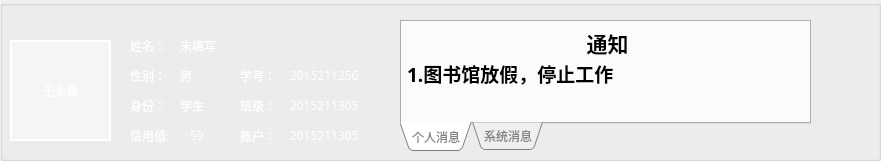
    <widget class="QGroupBox" name="personal_information">
     <property name="enabled">
      <bool>true</bool>
     </property>
     <property name="geometry">
      <rect>
       <x>10</x>
       <y>0</y>
       <width>881</width>
       <height>161</height>
      </rect>
     </property>
     <property name="font">
      <font>
       <family>等线</family>
       <pointsize>9</pointsize>
       <weight>50</weight>
       <italic>false</italic>
       <bold>false</bold>
      </font>
     </property>
     <property name="styleSheet">
      <string notr="true">color:white;

font: 9pt &quot;等线&quot;;
</string>
     </property>
     <property name="title">
      <string/>
     </property>
     <property name="flat">
      <bool>false</bool>
     </property>
     <property name="checkable">
      <bool>false</bool>
     </property>
     <widget class="QLabel" name="label_pic">
      <property name="geometry">
       <rect>
        <x>10</x>
        <y>40</y>
        <width>101</width>
        <height>101</height>
       </rect>
      </property>
      <property name="sizePolicy">
       <sizepolicy hsizetype="Expanding" vsizetype="Expanding">
        <horstretch>0</horstretch>
        <verstretch>0</verstretch>
       </sizepolicy>
      </property>
      <property name="minimumSize">
       <size>
        <width>0</width>
        <height>0</height>
       </size>
      </property>
      <property name="maximumSize">
       <size>
        <width>1000</width>
        <height>1000</height>
       </size>
      </property>
      <property name="autoFillBackground">
       <bool>false</bool>
      </property>
      <property name="styleSheet">
       <string notr="true">background-color: rgba(255,255,255,50%);
font: 75 13pt &quot;Adobe Arabic&quot;;
border:2px groove rgb(255,255,255,0,0);</string>
      </property>
      <property name="frameShape">
       <enum>QFrame::Box</enum>
      </property>
      <property name="text">
       <string>无头像</string>
      </property>
      <property name="scaledContents">
       <bool>true</bool>
      </property>
      <property name="alignment">
       <set>Qt::AlignCenter</set>
      </property>
     </widget>
     <widget class="QTabWidget" name="tabWidget">
      <property name="geometry">
       <rect>
        <x>400</x>
        <y>20</y>
        <width>411</width>
        <height>131</height>
       </rect>
      </property>
      <property name="font">
       <font>
        <family>等线</family>
        <pointsize>9</pointsize>
        <weight>50</weight>
        <italic>false</italic>
        <bold>false</bold>
       </font>
      </property>
      <property name="cursor">
       <cursorShape>PointingHandCursor</cursorShape>
      </property>
      <property name="styleSheet">
       <string notr="true">color:gray;
background-image: url(:/background/resourse/b_W.png);
</string>
      </property>
      <property name="tabPosition">
       <enum>QTabWidget::South</enum>
      </property>
      <property name="tabShape">
       <enum>QTabWidget::Triangular</enum>
      </property>
      <property name="currentIndex">
       <number>0</number>
      </property>
      <property name="documentMode">
       <bool>false</bool>
      </property>
      <property name="tabsClosable">
       <bool>false</bool>
      </property>
      <property name="movable">
       <bool>false</bool>
      </property>
      <property name="tabBarAutoHide">
       <bool>true</bool>
      </property>
      <widget class="QWidget" name="tab">
       <property name="styleSheet">
        <string notr="true">font: 9pt &quot;ADMUI3Lg&quot;;</string>
       </property>
       <attribute name="title">
        <string>个人消息</string>
       </attribute>
       <widget class="QTextBrowser" name="textBrowser">
        <property name="geometry">
         <rect>
          <x>0</x>
          <y>0</y>
          <width>411</width>
          <height>111</height>
         </rect>
        </property>
        <property name="font">
         <font>
          <family>Adobe Arabic</family>
          <pointsize>13</pointsize>
          <weight>9</weight>
          <italic>false</italic>
          <bold>false</bold>
         </font>
        </property>
        <property name="styleSheet">
         <string notr="true">background-color: rgba(255,255,255, 0%);
font: 75 13pt &quot;Adobe Arabic&quot;;
background-image: url(:/background/resourse/b_W.png);
color:rgb(0, 0, 0)</string>
        </property>
        <property name="html">
         <string>&lt;!DOCTYPE HTML PUBLIC &quot;-//W3C//DTD HTML 4.0//EN&quot; &quot;http://www.w3.org/TR/REC-html40/strict.dtd&quot;&gt;
&lt;html&gt;&lt;head&gt;&lt;meta name=&quot;qrichtext&quot; content=&quot;1&quot; /&gt;&lt;style type=&quot;text/css&quot;&gt;
p, li { white-space: pre-wrap; }
&lt;/style&gt;&lt;/head&gt;&lt;body style=&quot; font-family:'Adobe Arabic'; font-size:13pt; font-weight:72; font-style:normal;&quot;&gt;
&lt;p align=&quot;center&quot; style=&quot; margin-top:0px; margin-bottom:0px; margin-left:0px; margin-right:0px; -qt-block-indent:0; text-indent:0px;&quot;&gt;&lt;span style=&quot; font-family:'等线'; font-size:16pt; font-weight:600;&quot;&gt;通知&lt;/span&gt;&lt;/p&gt;
&lt;p style=&quot; margin-top:0px; margin-bottom:0px; margin-left:0px; margin-right:0px; -qt-block-indent:0; text-indent:0px;&quot;&gt;&lt;span style=&quot; font-family:'等线'; font-size:14pt; font-weight:600;&quot;&gt;1.图书馆放假，停止工作&lt;/span&gt;&lt;/p&gt;&lt;/body&gt;&lt;/html&gt;</string>
        </property>
       </widget>
      </widget>
      <widget class="QWidget" name="tab_2">
       <attribute name="title">
        <string>系统消息</string>
       </attribute>
      </widget>
     </widget>
     <widget class="QLabel" name="label_1">
      <property name="geometry">
       <rect>
        <x>130</x>
        <y>30</y>
        <width>51</width>
        <height>31</height>
       </rect>
      </property>
      <property name="font">
       <font>
        <family>等线</family>
        <pointsize>9</pointsize>
        <weight>50</weight>
        <italic>false</italic>
        <bold>false</bold>
       </font>
      </property>
      <property name="styleSheet">
       <string notr="true">background-color: rgba(255,255,255, 0%);
</string>
      </property>
      <property name="text">
       <string>姓名：</string>
      </property>
     </widget>
     <widget class="QLabel" name="label_2">
      <property name="geometry">
       <rect>
        <x>130</x>
        <y>60</y>
        <width>51</width>
        <height>31</height>
       </rect>
      </property>
      <property name="font">
       <font>
        <family>等线</family>
        <pointsize>9</pointsize>
        <weight>50</weight>
        <italic>false</italic>
        <bold>false</bold>
       </font>
      </property>
      <property name="styleSheet">
       <string notr="true">background-color: rgba(255,255,255, 0%);
</string>
      </property>
      <property name="text">
       <string>性别：</string>
      </property>
     </widget>
     <widget class="QLabel" name="label_3">
      <property name="geometry">
       <rect>
        <x>130</x>
        <y>90</y>
        <width>51</width>
        <height>31</height>
       </rect>
      </property>
      <property name="font">
       <font>
        <family>等线</family>
        <pointsize>9</pointsize>
        <weight>50</weight>
        <italic>false</italic>
        <bold>false</bold>
       </font>
      </property>
      <property name="styleSheet">
       <string notr="true">background-color: rgba(255,255,255, 0%);
</string>
      </property>
      <property name="text">
       <string>身份：</string>
      </property>
     </widget>
     <widget class="QLabel" name="label_apartment_head">
      <property name="geometry">
       <rect>
        <x>240</x>
        <y>90</y>
        <width>51</width>
        <height>31</height>
       </rect>
      </property>
      <property name="font">
       <font>
        <family>等线</family>
        <pointsize>9</pointsize>
        <weight>50</weight>
        <italic>false</italic>
        <bold>false</bold>
       </font>
      </property>
      <property name="styleSheet">
       <string notr="true">background-color: rgba(255,255,255, 0%);
</string>
      </property>
      <property name="text">
       <string>班级：</string>
      </property>
     </widget>
     <widget class="QLabel" name="label_num_head">
      <property name="geometry">
       <rect>
        <x>240</x>
        <y>60</y>
        <width>51</width>
        <height>31</height>
       </rect>
      </property>
      <property name="font">
       <font>
        <family>等线</family>
        <pointsize>9</pointsize>
        <weight>50</weight>
        <italic>false</italic>
        <bold>false</bold>
       </font>
      </property>
      <property name="styleSheet">
       <string notr="true">background-color: rgba(255,255,255, 0%);
</string>
      </property>
      <property name="text">
       <string>学号：</string>
      </property>
     </widget>
     <widget class="QLabel" name="label_6">
      <property name="geometry">
       <rect>
        <x>130</x>
        <y>120</y>
        <width>81</width>
        <height>31</height>
       </rect>
      </property>
      <property name="font">
       <font>
        <family>等线</family>
        <pointsize>9</pointsize>
        <weight>50</weight>
        <italic>false</italic>
        <bold>false</bold>
       </font>
      </property>
      <property name="styleSheet">
       <string notr="true">background-color: rgba(255,255,255, 0%);
</string>
      </property>
      <property name="text">
       <string>信用值:</string>
      </property>
     </widget>
     <widget class="QLabel" name="label_user">
      <property name="geometry">
       <rect>
        <x>180</x>
        <y>30</y>
        <width>91</width>
        <height>31</height>
       </rect>
      </property>
      <property name="font">
       <font>
        <family>等线</family>
        <pointsize>9</pointsize>
        <weight>50</weight>
        <italic>false</italic>
        <bold>false</bold>
       </font>
      </property>
      <property name="styleSheet">
       <string notr="true">background-color: rgba(255,255,255, 0%);
</string>
      </property>
      <property name="text">
       <string>未填写</string>
      </property>
     </widget>
     <widget class="QLabel" name="label_class">
      <property name="geometry">
       <rect>
        <x>290</x>
        <y>90</y>
        <width>131</width>
        <height>31</height>
       </rect>
      </property>
      <property name="font">
       <font>
        <family>等线</family>
        <pointsize>9</pointsize>
        <weight>50</weight>
        <italic>false</italic>
        <bold>false</bold>
       </font>
      </property>
      <property name="styleSheet">
       <string notr="true">background-color: rgba(255,255,255, 0%);
</string>
      </property>
      <property name="text">
       <string>2015211305</string>
      </property>
     </widget>
     <widget class="QLabel" name="label_identify">
      <property name="geometry">
       <rect>
        <x>180</x>
        <y>90</y>
        <width>61</width>
        <height>31</height>
       </rect>
      </property>
      <property name="font">
       <font>
        <family>等线</family>
        <pointsize>9</pointsize>
        <weight>50</weight>
        <italic>false</italic>
        <bold>false</bold>
       </font>
      </property>
      <property name="styleSheet">
       <string notr="true">background-color: rgba(255,255,255, 0%);
</string>
      </property>
      <property name="text">
       <string>学生</string>
      </property>
     </widget>
     <widget class="QLabel" name="label_gender">
      <property name="geometry">
       <rect>
        <x>180</x>
        <y>60</y>
        <width>61</width>
        <height>31</height>
       </rect>
      </property>
      <property name="font">
       <font>
        <family>等线</family>
        <pointsize>9</pointsize>
        <weight>50</weight>
        <italic>false</italic>
        <bold>false</bold>
       </font>
      </property>
      <property name="styleSheet">
       <string notr="true">background-color: rgba(255,255,255, 0%);
</string>
      </property>
      <property name="text">
       <string>男</string>
      </property>
     </widget>
     <widget class="QLabel" name="label_number">
      <property name="geometry">
       <rect>
        <x>290</x>
        <y>60</y>
        <width>131</width>
        <height>31</height>
       </rect>
      </property>
      <property name="font">
       <font>
        <family>等线</family>
        <pointsize>9</pointsize>
        <weight>50</weight>
        <italic>false</italic>
        <bold>false</bold>
       </font>
      </property>
      <property name="styleSheet">
       <string notr="true">background-color: rgba(255,255,255, 0%);
</string>
      </property>
      <property name="text">
       <string>2015211256</string>
      </property>
     </widget>
     <widget class="QLabel" name="label_credit">
      <property name="geometry">
       <rect>
        <x>190</x>
        <y>120</y>
        <width>51</width>
        <height>31</height>
       </rect>
      </property>
      <property name="font">
       <font>
        <family>等线</family>
        <pointsize>9</pointsize>
        <weight>50</weight>
        <italic>false</italic>
        <bold>false</bold>
       </font>
      </property>
      <property name="styleSheet">
       <string notr="true">background-color: rgba(255,255,255, 0%);
</string>
      </property>
      <property name="text">
       <string>59</string>
      </property>
     </widget>
     <widget class="QLabel" name="label_account">
      <property name="geometry">
       <rect>
        <x>290</x>
        <y>120</y>
        <width>121</width>
        <height>31</height>
       </rect>
      </property>
      <property name="font">
       <font>
        <family>等线</family>
        <pointsize>9</pointsize>
        <weight>50</weight>
        <italic>false</italic>
        <bold>false</bold>
       </font>
      </property>
      <property name="styleSheet">
       <string notr="true">background-color: rgba(255,255,255, 0%);
</string>
      </property>
      <property name="text">
       <string>2015211305</string>
      </property>
     </widget>
     <widget class="QLabel" name="label_apartment_head_2">
      <property name="geometry">
       <rect>
        <x>240</x>
        <y>120</y>
        <width>51</width>
        <height>31</height>
       </rect>
      </property>
      <property name="font">
       <font>
        <family>等线</family>
        <pointsize>9</pointsize>
        <weight>50</weight>
        <italic>false</italic>
        <bold>false</bold>
       </font>
      </property>
      <property name="styleSheet">
       <string notr="true">background-color: rgba(255,255,255, 0%);
</string>
      </property>
      <property name="text">
       <string>账户：</string>
      </property>
     </widget>
    </widget>
